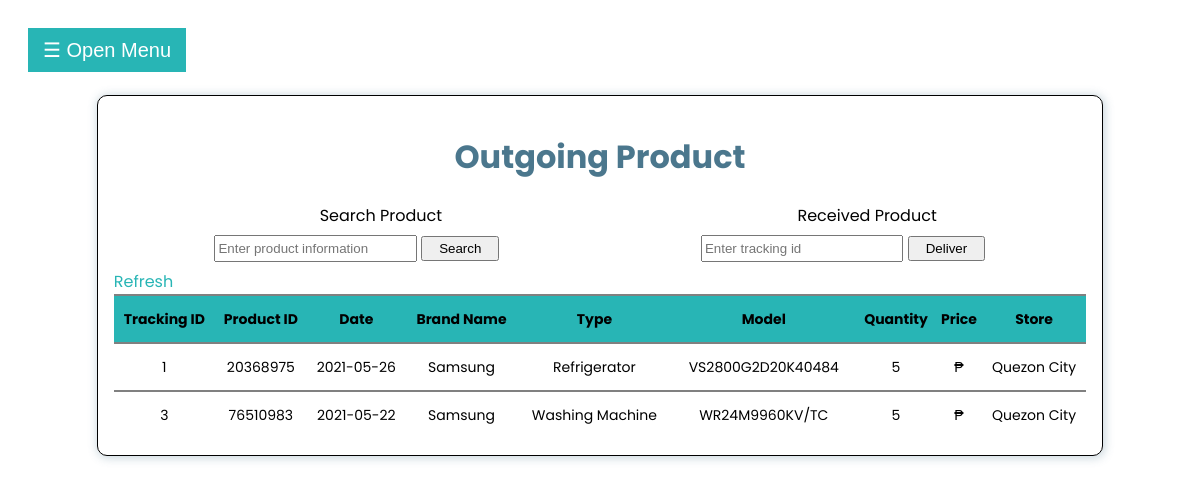
The app's page /Employee/Employee-Outgoing-Product/employee-outgoing-product.php (signed in) with its own data.
### tables this page shows
CREATE TABLE `tbl_outgoing_product` (
  `id` int(11) NOT NULL,
  `product_id` varchar(255) NOT NULL,
  `brandName` varchar(255) NOT NULL,
  `type` varchar(255) NOT NULL,
  `model` varchar(255) NOT NULL,
  `date` date NOT NULL,
  `quantity` varchar(255) NOT NULL,
  `store` varchar(255) NOT NULL
);

### Employee/Employee-Outgoing-Product/employee-outgoing-product.php (the view, shortened to what this page needs)
<?php
    include('server.php');
?>
<!DOCTYPE html>
<html lang="en">
<head>
    <link rel="stylesheet" href="../CSS/employee-outgoing-product.css">
    <link rel="stylesheet" href="https://cdnjs.cloudflare.com/ajax/libs/font-awesome/4.7.0/css/font-awesome.min.css">
</head>
<body>
    <div id="main">
        <button class="openbtn" onclick="openNav()">&#9776; Open Menu</button>
        <div class="container">
                <h1 class="outgoing-product-h1">Outgoing Product</h1>
                <div class="grid">
                    <form action="employee-outgoing-product.php" method="POST" class="search-form">
                        <label for="search">Search Product</label>
                        <input type="text" name="search" id="search" placeholder="Enter product information" required>
                        <input class="search-btn" name="btn_search" type="submit" value="Search">
                    </form>
                    <form action="employee-outgoing-product.php" method="POST" class="received-form">
                        <label for="received">Received Product</label>
                        <input type="text" name="trackingID" id="received" placeholder="Enter tracking id" required>
                        <input class="received-btn" name="btn_submit" type="submit" value="Deliver">
                    </form>
                </div>
            <table>
                <thead>
                    <th>Tracking ID</th>
                    <th>Product ID</th>
                    <th>Date</th>
                    <th>Brand Name</th>
                    <th>Type</th>
                    <th>Model</th>
                    <th>Quantity</th>
                    <th>Price</th>
                    <th>Store</th>
                </thead>
                <tbody>
                    <a class="refresh" href="employee-outgoing-product.php">Refresh</a>
                    <?php
                        if (isset($_POST['btn_search'])) {
                            $search = mysqli_real_escape_string($db, $_POST['search']);
                            $sql = "SELECT * FROM tbl_outgoing_product WHERE id='$search' OR product_id='$search' OR brandName='$search'
                            OR type='$search' OR model='$search' OR date='$search' OR quantity='$search' OR store='$search'";
                            $result = $db->query($sql);
                            if ($result->num_rows > 0) {
                                while($row = $result->fetch_assoc()) {
                                    ?>
                                        <tr>
                                            <td><?php echo $row['id'];?></td>
                                            <td><?php echo $row['product_id'];?></td>
                                            <td><?php echo $row['brandName'];?></td>
                                            <td><?php echo $row['type'];?></td>
                                            <td><?php echo $row['model'];?></td>
                                            <td><?php echo $row['date'];?></td>
                                            <td><?php echo $row['quantity'];?></td>
                                            <td><?php echo "₱".$row['price'];?></td>
                                            <td><?php echo $row['store'];?></td>
                                        </tr>
                                    <?php
                                }
                            } else {
                                ?>
                                    <tr>
                                        <td>0 Result</td>
                                        <td>0 Result</td>
                                        <td>0 Result</td>
                                        <td>0 Result</td>
                                        <td>0 Result</td>
                                        <td>0 Result</td>
                                        <td>0 Result</td>
                                        <td>0 Result</td>
                                        <td>0 Result</td>
                                    </tr>
                                <?php
                            }
                        } else {
                            $sql = "SELECT * FROM tbl_outgoing_product";
                            $result = $db->query($sql);
                            if ($result->num_rows > 0) {
                                while($row = $result->fetch_assoc()) {
                                    ?>
                                        <tr>
                                            <td><?php echo $row['id'];?></td>
                                            <td><?php echo $row['product_id'];?></td>
                                            <td><?php echo $row['date'];?></td>
                                            <td><?php echo $row['brandName'];?></td>
                                            <td><?php echo $row['type'];?></td>
                                            <td><?php echo $row['model'];?></td>
                                            <td><?php echo $row['quantity'];?></td>
                                            <td><?php echo "₱".$row['price'];?></td>
                                            <td><?php echo $row['store'];?></td>
                                        </tr>
                                    <?php
                                }
                            }
                        }
                    ?>
                </tbody>
            </table>
        </div>
    </div>
</body>
</html>

### Employee/CSS/employee-outgoing-product.css (style rules this page uses)
body { font-family: 'Poppins', sans-serif; }
.container { margin: 2% auto; width: 85%; padding: 1rem; border: 1px solid black; border-radius: 10px; box-shadow: 1px 1px 10px 1px rgb(75, 119, 141, 30%); }
.outgoing-product-h1 { text-align: center; color: #4B778D; }
label { margin-left: 3rem; }
table { width: 100%; border-collapse: collapse; }
thead { background: #28B5B5; font-size: 16px; text-align: left; position: sticky; }
th { text-align: center; }
td { text-align: center; }
tr { font-size: 14px; border-top: 2px solid #808080; height: 3rem; margin-bottom: 5rem; }
.grid { display: grid; grid-template-columns: 50% 50%; }
.search-form { text-align: center; }
.received-form { text-align: center; }
label { display: block; }
#search { height: 21px; width: 40%; }
#received { height: 21px; width: 40%; }
.received-btn, .search-btn { padding: 0.2rem 1rem; margin: 0.5rem auto; }
.openbtn { font-size: 20px; cursor: pointer; background-color: #28B5B5; color: white; padding: 10px 15px; border: none; }
#main { transition: margin-left .5s; padding: 20px; }
.refresh { margin: 5rem 0 0 0; text-decoration: none; color: #28B5B5; }

### records on screen
tbl_outgoing_product: id "1", product "20368975", date "2021-05-26", brandName "Samsung", type "Refrigerator", model "VS2800G2D20K40484", quantity "5", store "Quezon City"
tbl_outgoing_product: id "3", product "76510983", date "2021-05-22", brandName "Samsung", type "Washing Machine", model "WR24M9960KV/TC", quantity "5", store "Quezon City"
